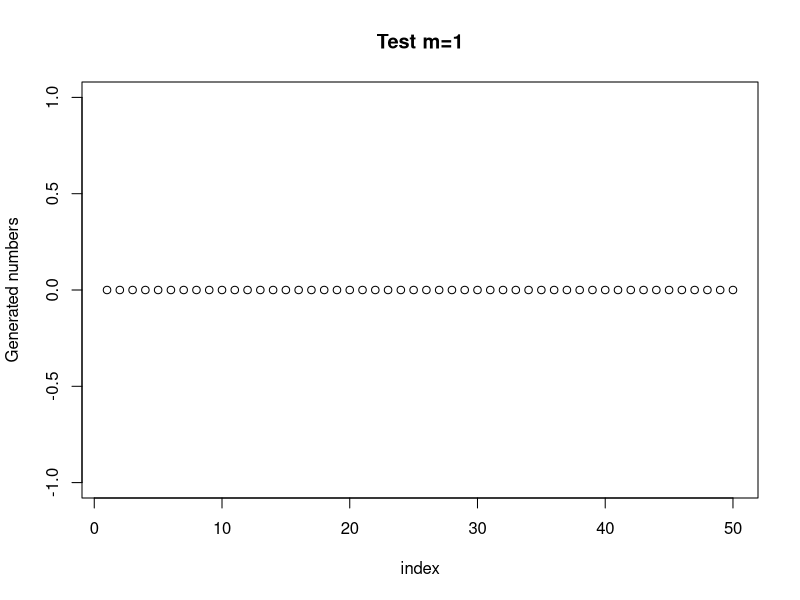
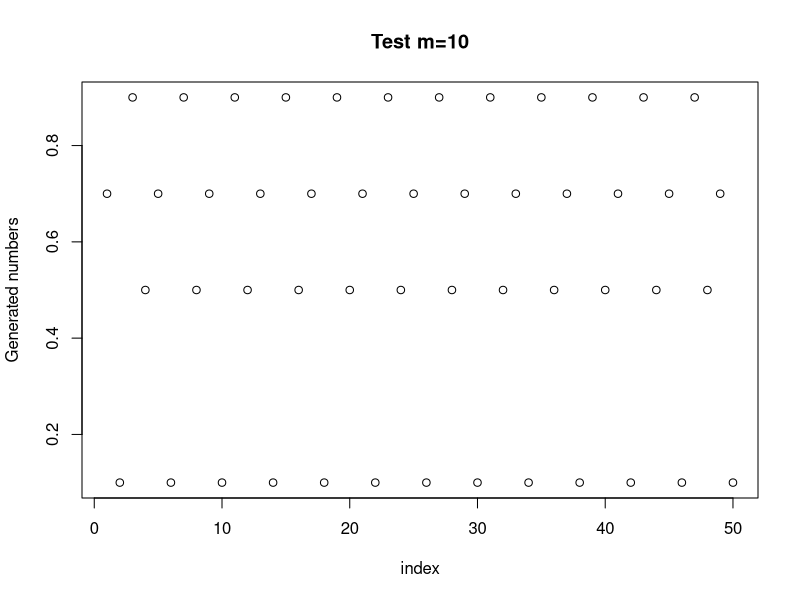
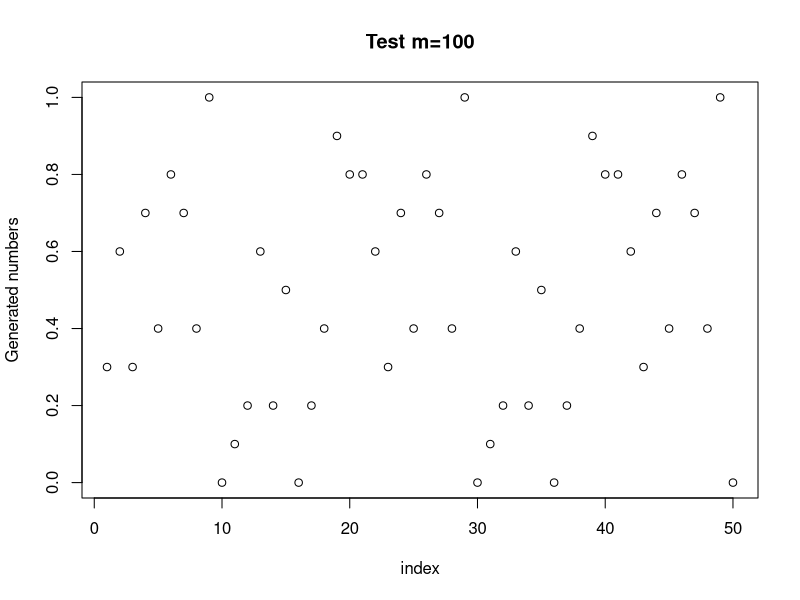
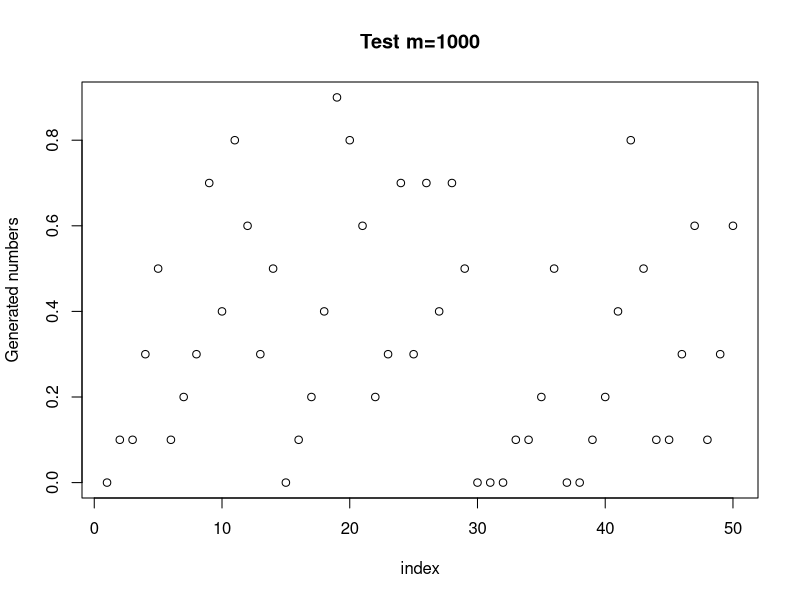
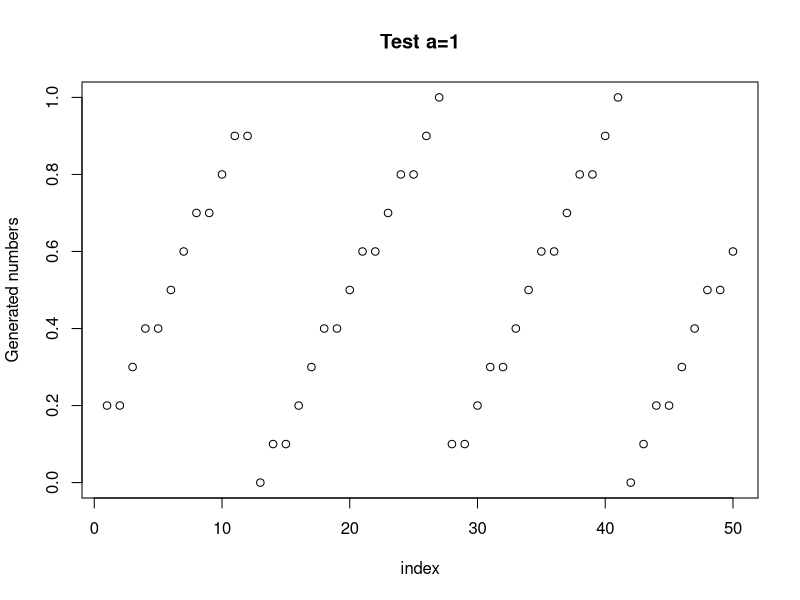
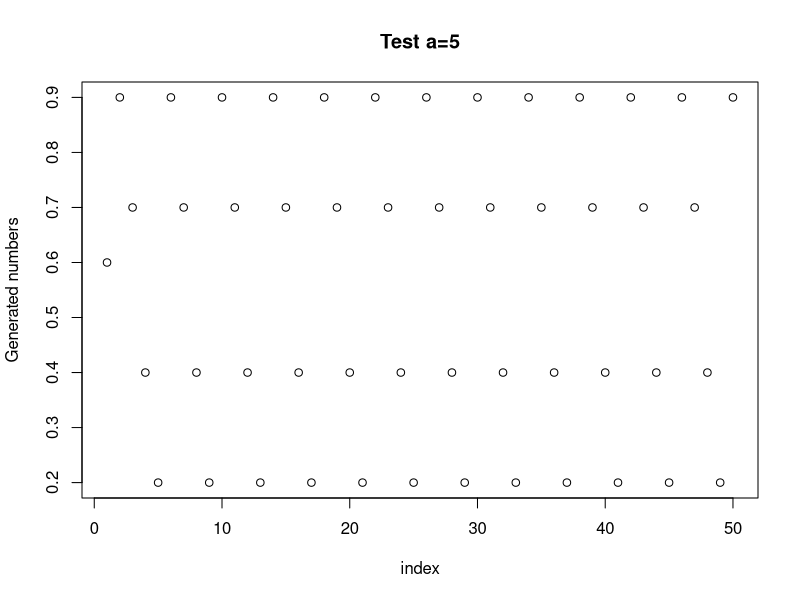
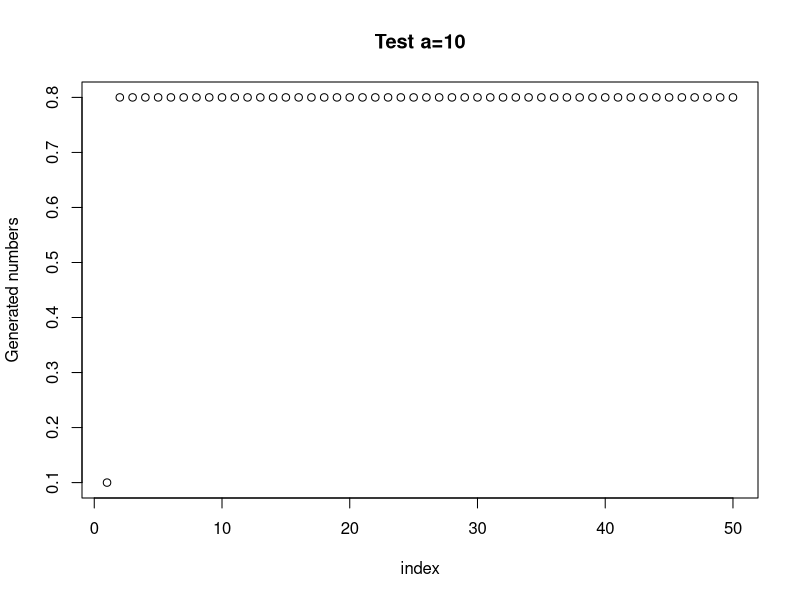
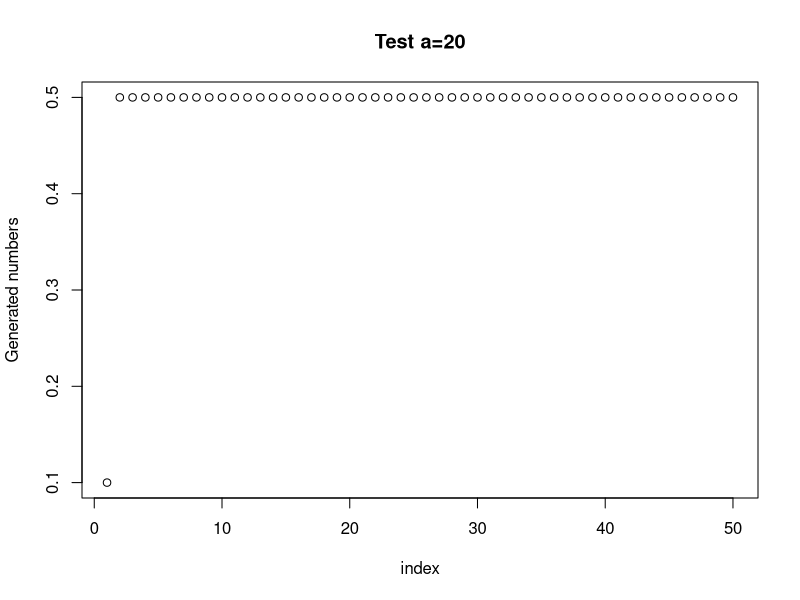

These charts were generated, in order, by the following R code:
## ---- chunk 1
knitr::opts_chunk$set(echo = TRUE)
## ---- chunk 2
set.seed(12141198)
## ---- chunk 3
# Code from lecture slide #19

mc.gen <- function(n,m,a,c=0,x0){
  us <- numeric(n)
  for (i in 1:n){
    x0 <- (a*x0+c) %% m
    us[i] <- x0 / m
  }
  return(us)
}

## ---- chunk 4
n <- 50

m_values <- c(1, 10, 100, 1000)

for(m in m_values) {
    plot(round(mc.gen(n, m=m, a=2, c=7, x0=10), 1), main=sprintf("Test m=%d", m), xlab="index", ylab="Generated numbers")
}

## ---- chunk 5
# Generated numbers for m=10

mc.gen(n,m=10,a=2,c=7,x0=10)
## ---- chunk 6
# Generated numbers for m=100000
mc.gen(n,m=100000,a=2,c=7,x0=10)
## ---- chunk 7

a_values <- c(1, 5, 10, 20)

for(a in a_values) {
    plot(round(mc.gen(n, m=100, a=a, c=7, x0=10), 1), main=sprintf("Test a=%d", a), xlab="index", ylab="Generated numbers")
}

## ---- chunk 8
mc.gen(n,m=100,a=10,c=7,x0=10)
## ---- chunk 9
exp_func <- function(n_samples, lambda)
{
  dist <- -log(1-runif(n_samples))/lambda 
  return(dist) 
}
## ---- chunk 10
# Generate 1000 samples from our function
exp_005 <- exp_func(1000, 0.05)
exp_05 <- exp_func(1000, 0.5)
exp_1 <- exp_func(1000, 1)
exp_10 <- exp_func(1000, 10)
# Generate 1000 exponential distributed samples from r function
r_exp_005 <- rexp(1000, 0.05)
r_exp_05 <- rexp(1000, 0.5)
r_exp_1 <- rexp(1000, 1)
r_exp_10 <- rexp(1000, 10)

qqplot(exp_005, r_exp_005, main="lambda=0.05")
abline(a=0,b=1, col = "red")
qqplot(exp_05, r_exp_05, main="lambda=0.5")
abline(a=0,b=1, col = "red")
qqplot(exp_1, r_exp_1, main="lambda=1")
abline(a=0,b=1, col = "red")
qqplot(exp_10, r_exp_10, main="lambda=10")
abline(a=0,b=1, col = "red")
## ---- chunk 11
accept_or_reject <- function(n, alpha, beta, const){
  set.seed(000001)
  iter <- 0
  accepted <- 0
  data <- numeric(n)

  while(accepted<n)
  {
    iter <- iter+1
    #Candidate from the proposal distribution
    u <- runif(1)
    #Candidate from the proposal distribution
    y <- runif(1)
    
    if (dbeta(u, alpha, beta)/(const*dunif(u)) >= y)
    {
      accepted <- accepted + 1
      data[accepted] <- y
    }
  }
  acceptance_prop <- round(accepted/iter, 4)*100
  print(paste("Acceptance proportion in %: ", acceptance_prop))
  return(data)
}
## ---- chunk 12
dta <- accept_or_reject(1000,2,2,1.5)
## ---- chunk 13
qqplot(qbeta(ppoints(1000), 2, 2),dta, main="Normal Q-Q plot for accept-reject method")
abline(a=0, b=1, col='red')

## ---- chunk 14
test_c <- seq(from = 1, to = 5, by = 0.1)

acc_rate <- c()  
for(i in 1:length(test_c)) {
  k <- 0
  print(paste("Given C: ", i))
  k <- accept_or_reject(1000, 2, 2, test_c[i])
  acc_rate <- append(acc_rate, k[[1]])
}
## ---- chunk 15
dta <- accept_or_reject(1000,2,3,1)

## ---- chunk 16
qqplot(qbeta(ppoints(1000), 2, 3),dta, main="Normal Q-Q plot for accept-reject method")
abline(a=0, b=1, col='red')

## ---- chunk 17
dta <- accept_or_reject(500,5,5,1)
## ---- chunk 18
qqplot(qbeta(ppoints(1000), 5, 5),dta, main="Normal Q-Q plot for accept-reject method")
abline(a=0, b=1, col='red')
## ---- chunk 19
ada_accept_reject <- function(n, alpha, beta) {
  iter <- 0
  if(alpha >= 1 || beta >= 1) {
    mode <- (alpha - 1) / (alpha + beta - 2)
    
    # Find the peak value of the Beta
    peak <- dbeta(mode, alpha, beta)
    
    data <- numeric(n)
    accepted <- 0
    
    while(accepted < n) {
      iter <- iter+1
      x <- runif(1)
      u <- runif(1)
      # This ensures that C*g(x) is always >= f(x)
      C <- peak
      
      # Acceptance criterion: U <= f(x) / (C * g(x))
      # Given g(x) is Uniform[0,1], g(x) = 1, so criterion becomes U <= f(x) / C
      if(u <= dbeta(x, alpha, beta) / C) {
        accepted <- accepted + 1
        data[accepted] <- x
      }
    }
  }
  print(paste("Selected mode is ", peak))
  print(paste("Acceptance proportion in %: ", round(accepted/iter, 4)*100))
  return(data)
}


beta_sample <- ada_accept_reject(1000, 2, 2)
qqplot(qbeta(ppoints(1000), 2, 2),beta_sample, main="Normal Q-Q plot for accept-reject method")
abline(a=0, b=1, col='red')

